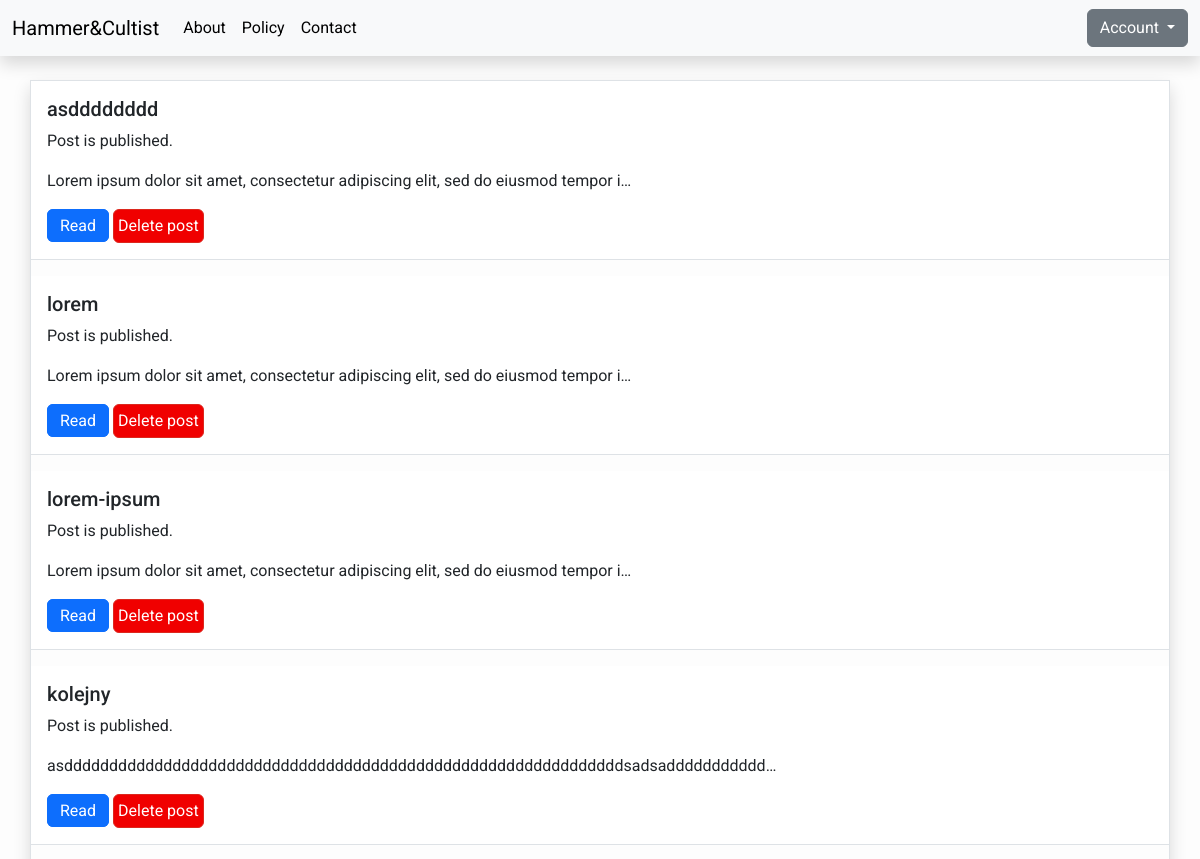
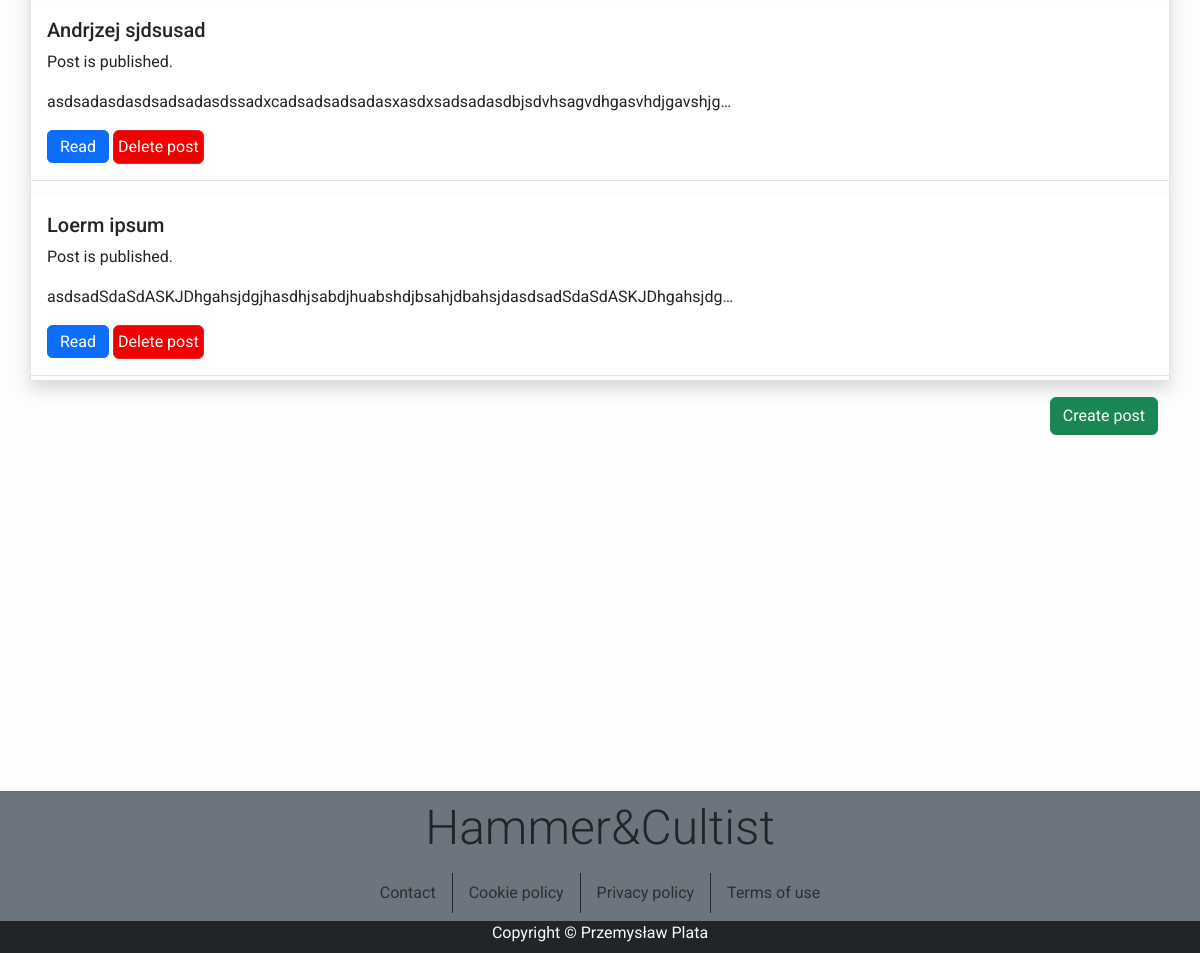
The app's page /user/admin/posts/ (signed in) with its own data (2 pictures, top to bottom).
### blog/models.py (models this page shows, shortened)
class Post(models.Model):
    title = models.CharField(max_length=200, unique=True)
    slug = models.SlugField(max_length=200,unique=True)
    author = models.ForeignKey(User, on_delete=models.CASCADE, related_name="blog_posts")
    updated_on = models.DateTimeField(auto_now=True)
    image = models.ImageField(upload_to='media/featured_image/%Y/%m/%d/', default="static/images/temp-post.png")
    content = models.TextField()
    likes = models.IntegerField(default=0)
    created_on = models.DateTimeField(auto_now_add=True)
    status = models.IntegerField(choices=STATUS, default=0)
    class Meta:
        verbose_name = ("Post")
        verbose_name_plural = ("Posts")
        ordering = ['-created_on']

### user/views.py (the view)
# urls.py: path("<str:username>/posts/", views.UserPosts.as_view(), name="user-posts"),
class UserPosts(LoginRequiredMixin, generic.ListView):
    template_name = "user/user_posts.html"
    def dispatch(self, request : HttpRequest, *args, **kwargs):
        try:
            user = User.objects.filter(username=self.kwargs["username"], pk=request.user.pk).get()
        except User.DoesNotExist:
            return HttpResponse("Forbidden resource", status=403)
        return super().dispatch(request, *args, **kwargs)
    def get_queryset(self) -> QuerySet[Any]:
        user = self.kwargs["username"]
        queryset = Post.objects.filter(author_id__username=user).order_by("-created_on")
        return queryset

### templates/user/user_posts.html (shortened to what this page needs)
{% extends "base.html" %}
{% block content %}
<section class="container my-posts h-75 overflow-y-auto overflow-x-hidden mb-2 mt-4 shadow border border-gray g-0">
    <div class="row g-0">
        {% for post in post_list %}
        <div class="col-12 pb-3">
            <div class="rounded-0 border-0 border-bottom card shadow-none h-100">
                <div class="row g-0">
                    <div class="col">
                        <div class="card-body d-flex flex-column h-100">
                            <h2 class="card-title fs-5">{{ post.title }}</h2>
                            <p class="card-text">
                                {% if post.status == 1 %}
                                    Post is published.
                                {% elif post.status == 2 %}
                                    Post was send to administration.
                                {% else %}
                                    Draft.
                                {% endif %}
                            </p>
                            <p class="card-text">{{post.content|slice:":80" }}{% if post.content|length > 79 %}&hellip;{% endif %}</p>
                            <div>
                                <a href="{% url 'post-detail' post.slug  %}" class="btn btn-primary align-self-baseline d-inline">Read</a>
                                <button onclick="remove_post(this ,'{{ user.username }}', '{{post.pk}}')" class="btn btn-danger p-1 align-self-baseline d-inline">Delete post</button>
                            </div>
                        </div>
                    </div>
                </div>
            </div>
        </div>
        {% endfor %}
    </div>
</section>
<section class="container my-posts h-25 overflow-y-auto overflow-x-hidden my-2">
    <div class="d-flex justify-content-end align-items-center">
        <a href="/blog/{{user.username}}/create-post" class="btn btn-success align-self-baseline d-inline">Create post</a>
    </div>
</section>
{% load static %}
{% endblock content %}

### static/css/main-style.css (style rules this page uses)
body { font-family: "Roboto", sans-serif; background-color: #fdfdfd; }
.btn-danger { color: #fff; background-color: #f00000; border-color: #dc281e; }

### records on screen
Post: title "asdddddddd", status "Post is published.", content "Lorem ipsum dolor sit amet, consectetur adipiscing elit, sed do eiusmod tempor i"
Post: title "lorem", status "Post is published.", content "Lorem ipsum dolor sit amet, consectetur adipiscing elit, sed do eiusmod tempor i"
Post: title "lorem-ipsum", status "Post is published.", content "Lorem ipsum dolor sit amet, consectetur adipiscing elit, sed do eiusmod tempor i"
Post: title "kolejny", status "Post is published.", content "asddddddddddddddddddddddddddddddddddddddddddddddddddddddddddddddsadsaddddddddddd"
Post: title "Andrjzej sjdsusad", status "Post is published.", content "asdsadasdasdsadsadasdssadxcadsadsadsadasxasdxsadsadasdbjsdvhsagvdhgasvhdjgavshjg"
Post: title "Loerm ipsum", status "Post is published.", content "asdsadSdaSdASKJDhgahsjdgjhasdhjsabdjhuabshdjbsahjdbahsjdasdsadSdaSdASKJDhgahsjdg"
